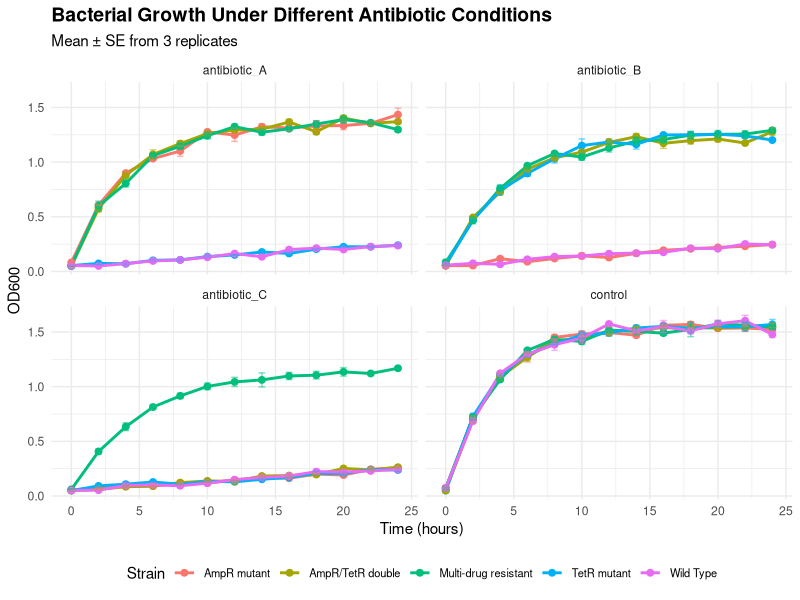
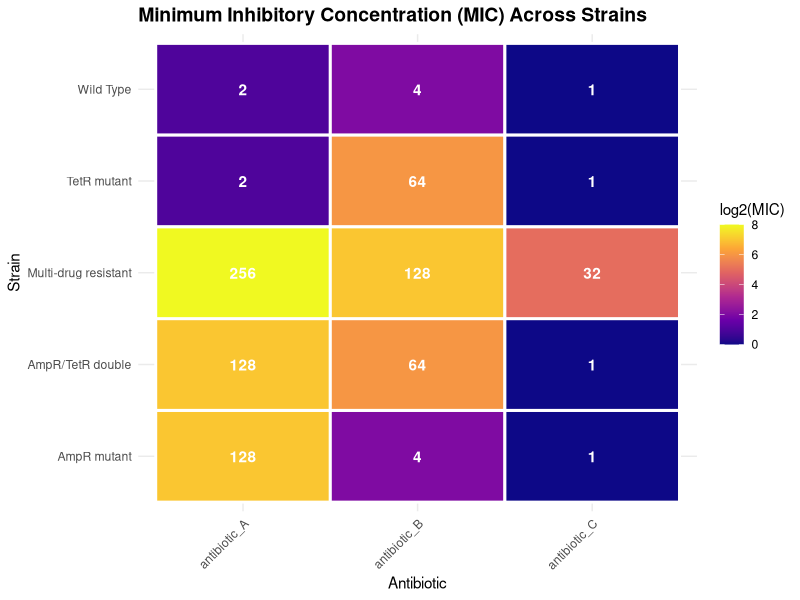
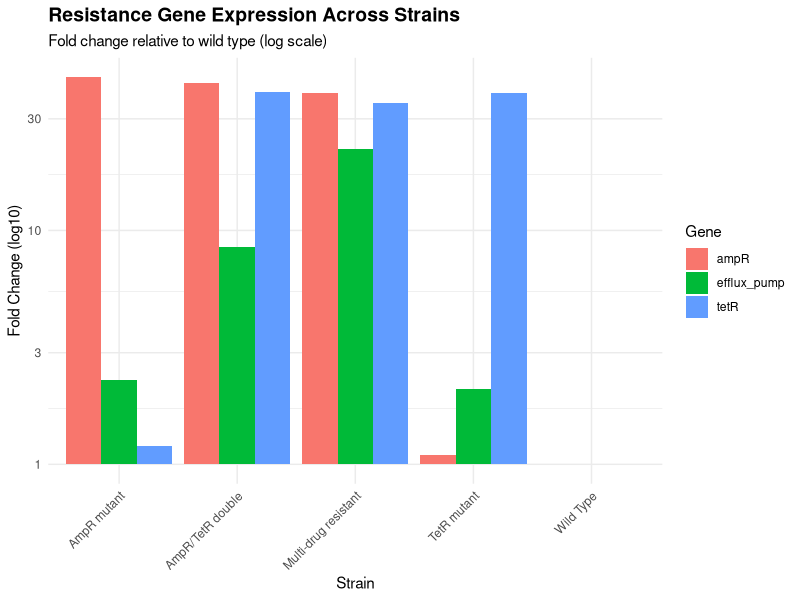
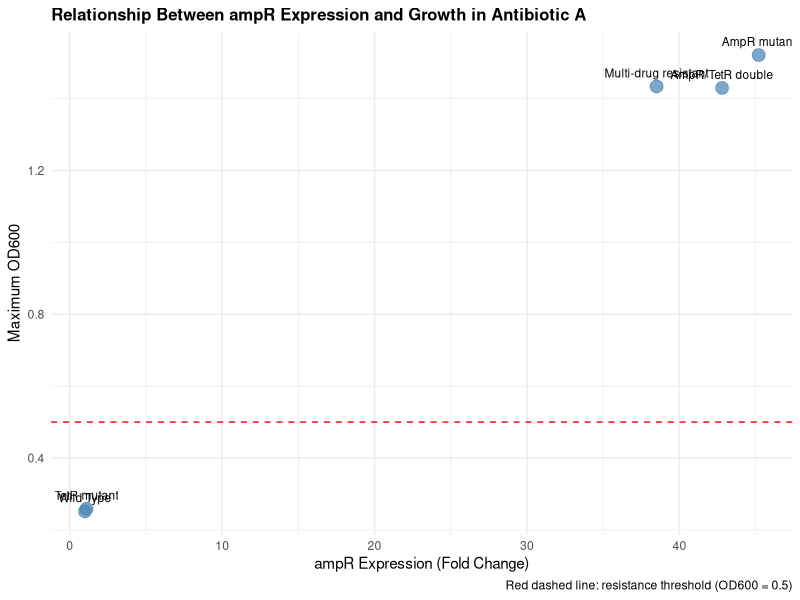
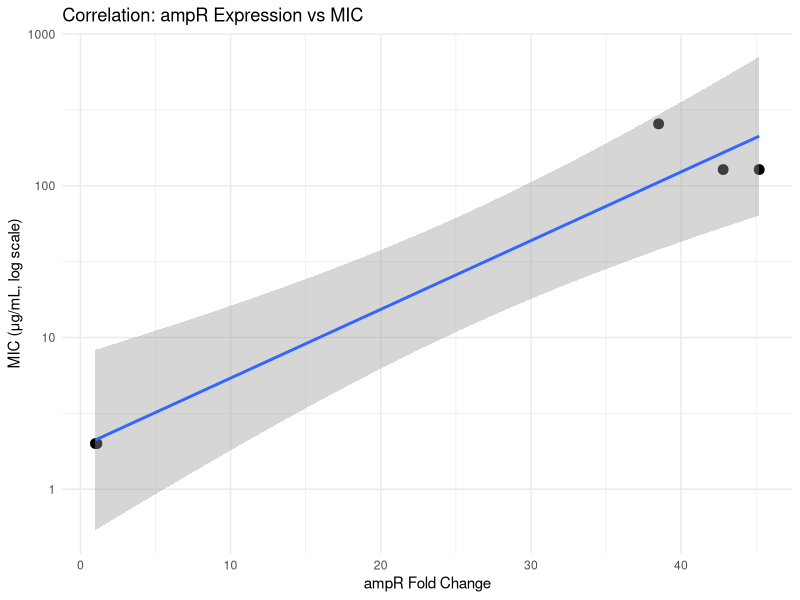
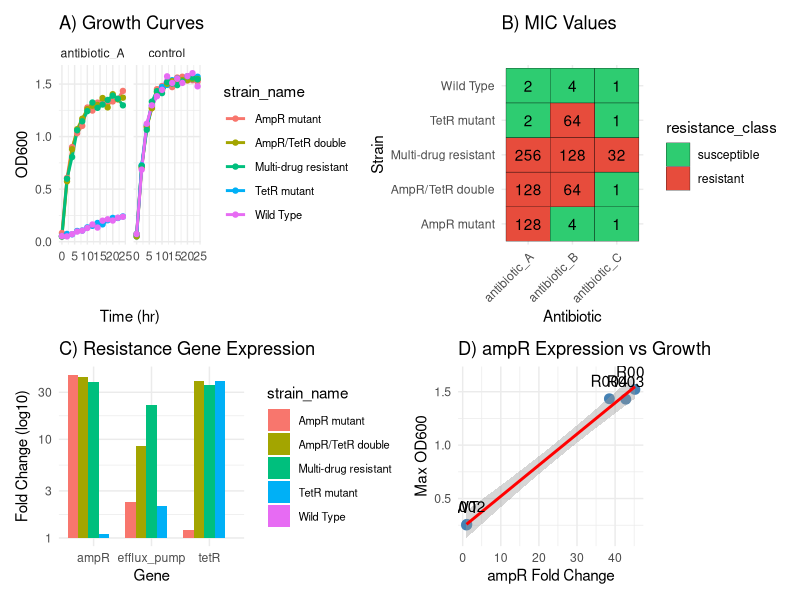

Generate these figures, in order, with R:
## ---- chunk 1
knitr::opts_chunk$set(echo = TRUE, message = FALSE, warning = FALSE, fig.width = 8, fig.height = 5)
## ---- chunk 2
library(tidyverse)
library(patchwork)  # for combining plots

# Set a random seed for reproducibility
set.seed(42)
## ---- chunk 3
strain_info <- tibble(
  strain_id = c("WT", "R001", "R002", "R003", "R004"),
  strain_name = c("Wild Type", "AmpR mutant", "TetR mutant",
                  "AmpR/TetR double", "Multi-drug resistant"),
  known_resistance = c("none", "ampicillin", "tetracycline",
                       "ampicillin,tetracycline", "multiple")
)

strain_info
## ---- chunk 4
# Generate realistic growth curves with replicates
growth_data <- expand_grid(
  strain_id = c("WT", "R001", "R002", "R003", "R004"),
  antibiotic = c("control", "antibiotic_A", "antibiotic_B", "antibiotic_C"),
  replicate = 1:3,
  time_hr = seq(0, 24, by = 2)
) %>%
  mutate(
    # Simulate OD600 values based on resistance patterns
    od600 = case_when(
      # Control: all grow well
      antibiotic == "control" ~
        0.05 + (1.5 * (1 - exp(-0.3 * time_hr))) + rnorm(n(), 0, 0.05),

      # Antibiotic A: R001 and R003 resistant
      antibiotic == "antibiotic_A" & strain_id %in% c("R001", "R003", "R004") ~
        0.05 + (1.3 * (1 - exp(-0.25 * time_hr))) + rnorm(n(), 0, 0.05),

      # Antibiotic B: R002 and R003 resistant
      antibiotic == "antibiotic_B" & strain_id %in% c("R002", "R003", "R004") ~
        0.05 + (1.2 * (1 - exp(-0.22 * time_hr))) + rnorm(n(), 0, 0.05),

      # Antibiotic C: only R004 resistant
      antibiotic == "antibiotic_C" & strain_id == "R004" ~
        0.05 + (1.1 * (1 - exp(-0.2 * time_hr))) + rnorm(n(), 0, 0.05),

      # All others: minimal growth
      TRUE ~ 0.05 + (0.2 * time_hr / 24) + rnorm(n(), 0, 0.02)
    ),
    # Ensure no negative OD values
    od600 = pmax(od600, 0.05)
  )

head(growth_data, 10)
## ---- chunk 5
mic_data <- tibble(
  strain_id = rep(c("WT", "R001", "R002", "R003", "R004"), times = 3),
  antibiotic = rep(c("antibiotic_A", "antibiotic_B", "antibiotic_C"), each = 5),
  mic_ug_ml = c(
    # Antibiotic A
    2, 128, 2, 128, 256,
    # Antibiotic B
    4, 4, 64, 64, 128,
    # Antibiotic C
    1, 1, 1, 1, 32
  )
)

mic_data
## ---- chunk 6
expression_data <- tibble(
  strain_id = rep(c("WT", "R001", "R002", "R003", "R004"), times = 3),
  gene = rep(c("ampR", "tetR", "efflux_pump"), each = 5),
  fold_change = c(
    # ampR expression
    1.0, 45.2, 1.1, 42.8, 38.5,
    # tetR expression
    1.0, 1.2, 38.7, 39.1, 35.2,
    # efflux_pump expression
    1.0, 2.3, 2.1, 8.5, 22.4
  )
)

expression_data
## ---- chunk 7
# Check dimensions
glimpse(growth_data)
glimpse(mic_data)
glimpse(expression_data)

# Check for missing values
colSums(is.na(growth_data))
colSums(is.na(mic_data))
colSums(is.na(expression_data))

# Summary statistics
summary(growth_data$od600)
summary(mic_data$mic_ug_ml)
## ---- chunk 8
# Add strain names to growth data
growth_with_info <- growth_data %>%
  left_join(strain_info, by = "strain_id")

# Add strain names to MIC data
mic_with_info <- mic_data %>%
  left_join(strain_info, by = "strain_id")

# Add strain names to expression data
expression_with_info <- expression_data %>%
  left_join(strain_info, by = "strain_id")

head(growth_with_info)
## ---- chunk 9
# Classify MIC values as susceptible/intermediate/resistant
mic_classified <- mic_with_info %>%
  mutate(
    resistance_class = case_when(
      mic_ug_ml <= 4 ~ "susceptible",
      mic_ug_ml <= 16 ~ "intermediate",
      mic_ug_ml > 16 ~ "resistant"
    ),
    resistance_class = factor(resistance_class,
                              levels = c("susceptible", "intermediate", "resistant"))
  )

head(mic_classified)
## ---- chunk 10
# Calculate mean and SE for each strain-antibiotic-time combination
growth_summary <- growth_with_info %>%
  group_by(strain_id, strain_name, antibiotic, time_hr) %>%
  summarise(
    n = n(),
    mean_od600 = mean(od600),
    sd_od600 = sd(od600),
    se_od600 = sd_od600 / sqrt(n)
  ) %>%
  ungroup()

head(growth_summary)
## ---- chunk 11
# Find maximum OD600 for each strain-antibiotic combination
max_growth <- growth_with_info %>%
  group_by(strain_id, strain_name, antibiotic) %>%
  summarise(
    max_od600 = max(od600, na.rm = TRUE),
    time_to_max = time_hr[which.max(od600)]
  ) %>%
  ungroup() %>%
  arrange(antibiotic, desc(max_od600))

head(max_growth, 12)
## ---- chunk 12
# Define resistant as max OD600 > 0.5 in antibiotic
resistance_from_growth <- max_growth %>%
  filter(antibiotic != "control") %>%
  mutate(
    resistant = if_else(max_od600 > 0.5, "yes", "no")
  )

# Summary table
resistance_from_growth %>%
  count(antibiotic, resistant)
## ---- chunk 13
# Plot growth curves for each antibiotic
ggplot(growth_summary,
       aes(x = time_hr, y = mean_od600, color = strain_name, group = strain_name)) +
  geom_line(size = 1) +
  geom_point(size = 2) +
  geom_errorbar(aes(ymin = mean_od600 - se_od600,
                    ymax = mean_od600 + se_od600),
                width = 0.5, alpha = 0.5) +
  facet_wrap(~antibiotic, ncol = 2) +
  labs(title = "Bacterial Growth Under Different Antibiotic Conditions",
       subtitle = "Mean ± SE from 3 replicates",
       x = "Time (hours)",
       y = "OD600",
       color = "Strain") +
  theme_minimal() +
  theme(
    plot.title = element_text(size = 14, face = "bold"),
    legend.position = "bottom",
    legend.text = element_text(size = 8)
  )
## ---- chunk 14
ggplot(mic_classified,
       aes(x = antibiotic, y = strain_name, fill = log2(mic_ug_ml))) +
  geom_tile(color = "white", size = 1) +
  geom_text(aes(label = mic_ug_ml), color = "white", fontface = "bold") +
  scale_fill_viridis_c(option = "plasma") +
  labs(title = "Minimum Inhibitory Concentration (MIC) Across Strains",
       x = "Antibiotic",
       y = "Strain",
       fill = "log2(MIC)") +
  theme_minimal() +
  theme(
    axis.text.x = element_text(angle = 45, hjust = 1),
    plot.title = element_text(size = 14, face = "bold")
  )
## ---- chunk 15
ggplot(expression_with_info,
       aes(x = strain_name, y = fold_change, fill = gene)) +
  geom_col(position = "dodge") +
  scale_y_log10() +
  labs(title = "Resistance Gene Expression Across Strains",
       subtitle = "Fold change relative to wild type (log scale)",
       x = "Strain",
       y = "Fold Change (log10)",
       fill = "Gene") +
  theme_minimal() +
  theme(
    axis.text.x = element_text(angle = 45, hjust = 1),
    plot.title = element_text(size = 14, face = "bold")
  )
## ---- chunk 16
# Join max growth with expression data
integrated_data <- max_growth %>%
  filter(antibiotic == "antibiotic_A") %>%
  left_join(
    expression_data %>% filter(gene == "ampR"),
    by = "strain_id"
  )

ggplot(integrated_data,
       aes(x = fold_change, y = max_od600, label = strain_name)) +
  geom_point(size = 4, color = "steelblue", alpha = 0.7) +
  geom_text(vjust = -1, size = 3) +
  geom_hline(yintercept = 0.5, linetype = "dashed", color = "red") +
  labs(title = "Relationship Between ampR Expression and Growth in Antibiotic A",
       x = "ampR Expression (Fold Change)",
       y = "Maximum OD600",
       caption = "Red dashed line: resistance threshold (OD600 = 0.5)") +
  theme_minimal() +
  theme(plot.title = element_text(size = 12, face = "bold"))
## ---- chunk 17
# Final timepoint growth
final_growth <- growth_data %>%
  filter(time_hr == 24) %>%
  left_join(strain_info, by = "strain_id")

# Compare WT vs R004 in antibiotic C
wt_vs_r004 <- final_growth %>%
  filter(strain_id %in% c("WT", "R004"),
         antibiotic == "antibiotic_C")

# t-test
t.test(od600 ~ strain_id, data = wt_vs_r004)

# Summary statistics
wt_vs_r004 %>%
  group_by(strain_id) %>%
  summarise(
    mean_od = mean(od600),
    sd_od = sd(od600),
    n = n()
  )
## ---- chunk 18
# Is ampR expression correlated with MIC for antibiotic A?
amp_analysis <- mic_data %>%
  filter(antibiotic == "antibiotic_A") %>%
  left_join(
    expression_data %>% filter(gene == "ampR"),
    by = "strain_id"
  )

cor.test(amp_analysis$fold_change, amp_analysis$mic_ug_ml)

# Visualize
ggplot(amp_analysis, aes(x = fold_change, y = mic_ug_ml)) +
  geom_point(size = 3) +
  geom_smooth(method = "lm", se = TRUE) +
  scale_y_log10() +
  labs(title = "Correlation: ampR Expression vs MIC",
       x = "ampR Fold Change",
       y = "MIC (μg/mL, log scale)") +
  theme_minimal()
## ---- chunk 19
# Summary table: resistance profiles
resistance_profile <- mic_classified %>%
  select(strain_name, antibiotic, mic_ug_ml, resistance_class) %>%
  pivot_wider(
    names_from = antibiotic,
    values_from = c(mic_ug_ml, resistance_class)
  )

resistance_profile

# Export for publication
# write_csv(resistance_profile, "resistance_summary.csv")
## ---- chunk 20
# Panel A: Growth curves for antibiotic A
p1 <- growth_summary %>%
  filter(antibiotic %in% c("control", "antibiotic_A")) %>%
  ggplot(aes(x = time_hr, y = mean_od600, color = strain_name)) +
  geom_line(size = 1) +
  geom_point() +
  facet_wrap(~antibiotic) +
  labs(title = "A) Growth Curves",
       x = "Time (hr)", y = "OD600") +
  theme_minimal() +
  theme(legend.position = "right", legend.text = element_text(size = 8))

# Panel B: MIC values
p2 <- mic_classified %>%
  ggplot(aes(x = antibiotic, y = strain_name, fill = resistance_class)) +
  geom_tile(color = "black") +
  geom_text(aes(label = mic_ug_ml)) +
  scale_fill_manual(values = c("susceptible" = "#2ECC71",
                                "intermediate" = "#F39C12",
                                "resistant" = "#E74C3C")) +
  labs(title = "B) MIC Values",
       x = "Antibiotic", y = "Strain") +
  theme_minimal() +
  theme(axis.text.x = element_text(angle = 45, hjust = 1))

# Panel C: Gene expression
p3 <- expression_with_info %>%
  ggplot(aes(x = gene, y = fold_change, fill = strain_name)) +
  geom_col(position = "dodge") +
  scale_y_log10() +
  labs(title = "C) Resistance Gene Expression",
       x = "Gene", y = "Fold Change (log10)") +
  theme_minimal() +
  theme(legend.position = "right", legend.text = element_text(size = 8))

# Panel D: Correlation
p4 <- integrated_data %>%
  ggplot(aes(x = fold_change, y = max_od600, label = strain_id)) +
  geom_point(size = 3, color = "steelblue") +
  geom_smooth(method = "lm", se = TRUE, color = "red") +
  geom_text(vjust = -1) +
  labs(title = "D) ampR Expression vs Growth",
       x = "ampR Fold Change", y = "Max OD600") +
  theme_minimal()

# Combine all panels
(p1 | p2) / (p3 | p4)
